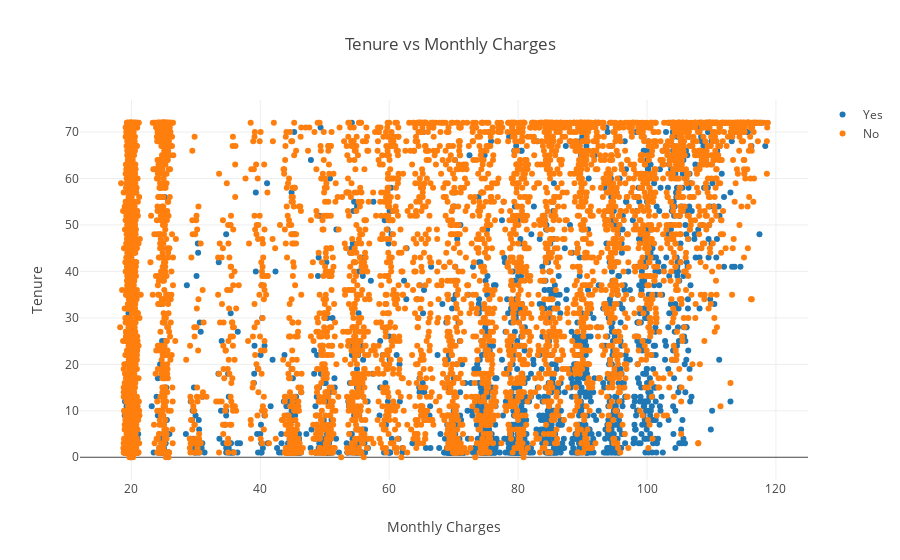

Here is the notebook cell this chart was saved with:
### Markdown cell above
<h3>EDA: Independent variables</h3>

### Code cell
churns = ["Yes", "No"]
fig = {
    'data': [
        {
            'x': df.loc[(df['Churn']==churn), 'MonthlyCharges'] ,
            'y': df.loc[(df['Churn']==churn),'tenure'],
            'name': churn, 'mode': 'markers',
        } for churn in churns
    ],
    'layout': {
        'title': 'Tenure vs Monthly Charges',
        'xaxis': {'title': 'Monthly Charges'},
        'yaxis': {'title': "Tenure"}
    }
}

py.offline.iplot(fig)

### Figure 1 — Plotly figure (JSON) as saved in the notebook; plotly's stock layout.template omitted (floating-point values rounded to 4 significant figures; data arrays with more than 128 entries replaced by an {"elided": "..."} marker saying what was removed)
{"data": [{"mode": "markers", "name": "Yes", "type": "scatter", "uid": "0aa0f74a-a0ec-4da5-bd99-075c71d297ca", "x": {"elided": "1869 float values"}, "y": {"elided": "1869 int values"}}, {"mode": "markers", "name": "No", "type": "scatter", "uid": "bdb10de1-f2b8-424d-a6cc-96038975c5af", "x": {"elided": "5174 float values"}, "y": {"elided": "5174 int values"}}], "layout": {"title": {"text": "Tenure vs Monthly Charges"}, "xaxis": {"title": {"text": "Monthly Charges"}}, "yaxis": {"title": {"text": "Tenure"}}}}
